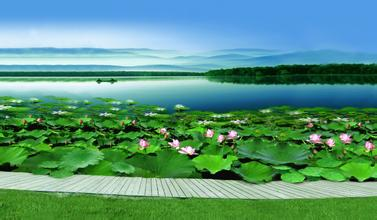
//> input picture Imageprocessing/cmake/canny边缘检测/11.jpg, 377 x 220 px
$ ./main   (built with g++ and OpenCV 4)
//> lines starting //> are read from the running program, lines starting //| are printed output that depends on the picture
#include <iostream>
#include<opencv2/opencv.hpp>
#include <opencv2/highgui/highgui.hpp>
#include <opencv2/imgproc/imgproc.hpp>
using namespace cv;


int main()
{
 Mat srcI=imread("11.jpg");
//> srcI is the input picture: 220 rows x 377 cols, CV_8UC3; mean B, G, R 125.9, 149.2, 88.7
    imshow("图1",srcI);
    Mat edge,grayI;
  cvtColor(srcI,grayI,CV_BGR2GRAY);
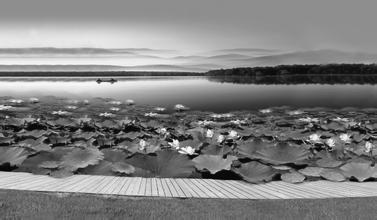
//> grayI: 220 rows x 377 cols, CV_8UC1; min 1, max 254, mean 128.4
blur(grayI,edge,Size(3,3));
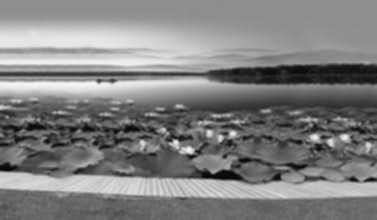
//> edge: 220 rows x 377 cols, CV_8UC1; min 6, max 246, mean 128.4
Canny(edge,edge,3,9,3);
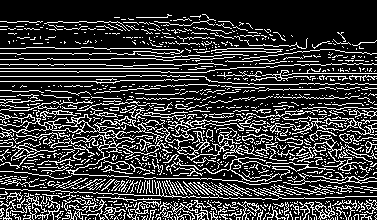
//> edge: 220 rows x 377 cols, CV_8UC1; 22.8% white in thin lines or dots
imshow("Canny边缘检测",edge);
waitKey(0);
return(0);

}
